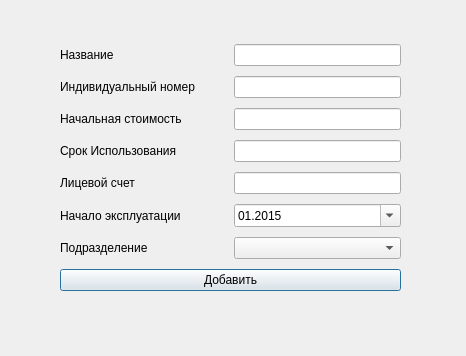
<?xml version="1.0" encoding="UTF-8"?>
<ui version="4.0">
 <class>AddWindow</class>
 <widget class="QWidget" name="AddWindow">
  <property name="windowModality">
   <enum>Qt::ApplicationModal</enum>
  </property>
  <property name="geometry">
   <rect>
    <x>0</x>
    <y>0</y>
    <width>466</width>
    <height>356</height>
   </rect>
  </property>
  <property name="sizePolicy">
   <sizepolicy hsizetype="Preferred" vsizetype="Preferred">
    <horstretch>0</horstretch>
    <verstretch>0</verstretch>
   </sizepolicy>
  </property>
  <property name="minimumSize">
   <size>
    <width>466</width>
    <height>356</height>
   </size>
  </property>
  <property name="maximumSize">
   <size>
    <width>466</width>
    <height>356</height>
   </size>
  </property>
  <property name="windowTitle">
   <string>Добавление</string>
  </property>
  <widget class="QWidget" name="layoutWidget">
   <property name="geometry">
    <rect>
     <x>60</x>
     <y>40</y>
     <width>341</width>
     <height>261</height>
    </rect>
   </property>
   <layout class="QVBoxLayout" name="verticalLayout">
    <item>
     <layout class="QHBoxLayout" name="horizontalLayout">
      <item>
       <widget class="QLabel" name="label">
        <property name="sizePolicy">
         <sizepolicy hsizetype="Expanding" vsizetype="Preferred">
          <horstretch>0</horstretch>
          <verstretch>0</verstretch>
         </sizepolicy>
        </property>
        <property name="text">
         <string>Название</string>
        </property>
       </widget>
      </item>
      <item>
       <widget class="QLineEdit" name="nameLine"/>
      </item>
     </layout>
    </item>
    <item>
     <layout class="QHBoxLayout" name="horizontalLayout_2">
      <item>
       <widget class="QLabel" name="label_2">
        <property name="sizePolicy">
         <sizepolicy hsizetype="Expanding" vsizetype="Preferred">
          <horstretch>0</horstretch>
          <verstretch>0</verstretch>
         </sizepolicy>
        </property>
        <property name="text">
         <string>Индивидуальный номер</string>
        </property>
       </widget>
      </item>
      <item>
       <widget class="QLineEdit" name="numbLine"/>
      </item>
     </layout>
    </item>
    <item>
     <layout class="QHBoxLayout" name="horizontalLayout_3">
      <item>
       <widget class="QLabel" name="label_3">
        <property name="sizePolicy">
         <sizepolicy hsizetype="Expanding" vsizetype="Preferred">
          <horstretch>0</horstretch>
          <verstretch>0</verstretch>
         </sizepolicy>
        </property>
        <property name="text">
         <string>Начальная стоимость</string>
        </property>
       </widget>
      </item>
      <item>
       <widget class="QLineEdit" name="costLine"/>
      </item>
     </layout>
    </item>
    <item>
     <layout class="QHBoxLayout" name="horizontalLayout_4">
      <item>
       <widget class="QLabel" name="label_4">
        <property name="sizePolicy">
         <sizepolicy hsizetype="Expanding" vsizetype="Preferred">
          <horstretch>0</horstretch>
          <verstretch>0</verstretch>
         </sizepolicy>
        </property>
        <property name="text">
         <string>Срок Использования</string>
        </property>
       </widget>
      </item>
      <item>
       <widget class="QLineEdit" name="utimeLine"/>
      </item>
     </layout>
    </item>
    <item>
     <layout class="QHBoxLayout" name="horizontalLayout_5">
      <item>
       <widget class="QLabel" name="label_5">
        <property name="sizePolicy">
         <sizepolicy hsizetype="Expanding" vsizetype="Preferred">
          <horstretch>0</horstretch>
          <verstretch>0</verstretch>
         </sizepolicy>
        </property>
        <property name="text">
         <string>Лицевой счет</string>
        </property>
       </widget>
      </item>
      <item>
       <widget class="QLineEdit" name="accountLine"/>
      </item>
     </layout>
    </item>
    <item>
     <layout class="QHBoxLayout" name="horizontalLayout_6">
      <item>
       <widget class="QLabel" name="label_6">
        <property name="sizePolicy">
         <sizepolicy hsizetype="Expanding" vsizetype="Preferred">
          <horstretch>0</horstretch>
          <verstretch>0</verstretch>
         </sizepolicy>
        </property>
        <property name="text">
         <string>Начало эксплуатации</string>
        </property>
       </widget>
      </item>
      <item>
       <widget class="QDateEdit" name="dateEdit">
        <property name="sizePolicy">
         <sizepolicy hsizetype="Expanding" vsizetype="Fixed">
          <horstretch>0</horstretch>
          <verstretch>0</verstretch>
         </sizepolicy>
        </property>
        <property name="displayFormat">
         <string>MM.yyyy</string>
        </property>
        <property name="calendarPopup">
         <bool>true</bool>
        </property>
        <property name="date">
         <date>
          <year>2015</year>
          <month>1</month>
          <day>1</day>
         </date>
        </property>
       </widget>
      </item>
     </layout>
    </item>
    <item>
     <layout class="QHBoxLayout" name="horizontalLayout_7">
      <property name="sizeConstraint">
       <enum>QLayout::SetDefaultConstraint</enum>
      </property>
      <item>
       <widget class="QLabel" name="label_7">
        <property name="sizePolicy">
         <sizepolicy hsizetype="Expanding" vsizetype="Preferred">
          <horstretch>0</horstretch>
          <verstretch>0</verstretch>
         </sizepolicy>
        </property>
        <property name="text">
         <string>Подразделение</string>
        </property>
       </widget>
      </item>
      <item>
       <widget class="QComboBox" name="cbIsDepartment">
        <property name="sizePolicy">
         <sizepolicy hsizetype="Expanding" vsizetype="Fixed">
          <horstretch>0</horstretch>
          <verstretch>0</verstretch>
         </sizepolicy>
        </property>
       </widget>
      </item>
     </layout>
    </item>
    <item>
     <widget class="QPushButton" name="addButton">
      <property name="text">
       <string>Добавить</string>
      </property>
      <property name="default">
       <bool>true</bool>
      </property>
     </widget>
    </item>
   </layout>
  </widget>
 </widget>
 <resources/>
 <connections/>
</ui>
